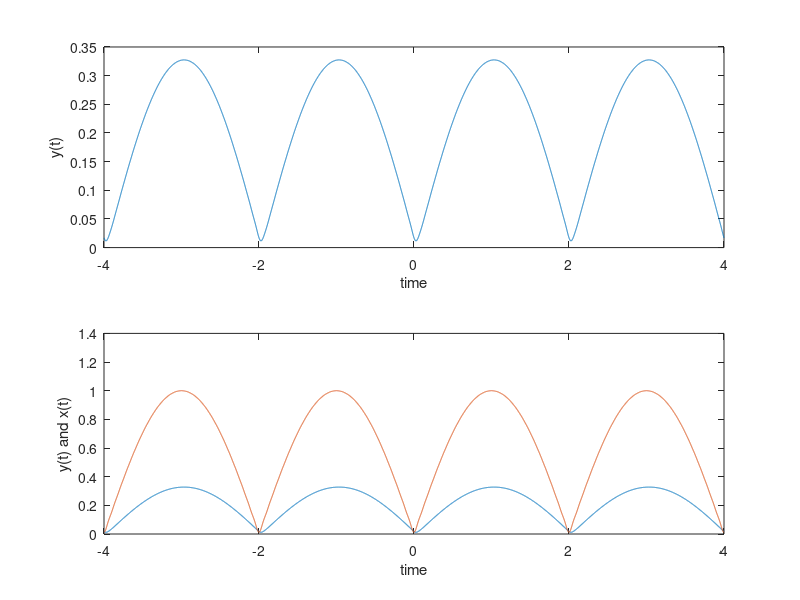

The MATLAB source for this figure:
function question1d
%UNTITLED6 Summary of this function goes here
%   Detailed explanation goes here
coff = -25:1:25;
time = -4:0.001:4;
tolx = 0;
toly = 0;
for a = coff
    % Refrence using the equation of fourier series from chapter 4 pg 23
    % of lecture slides
    tolx = tolx + (2./(pi*(-4*a.^2 +1))).*exp(1i*a*pi*time);
    toly = toly + (2./(pi*(-4*a.^2 +1))).*exp(1i*a*pi*time)*10/(30.5+1i*a*pi);
end
subplot(2,1,1);
plot(time,toly);
xlabel('time')
ylabel('y(t)')
subplot(2,1,2);
plot(time,toly,time,tolx);
xlabel('time')
ylabel('y(t) and x(t)')
end

